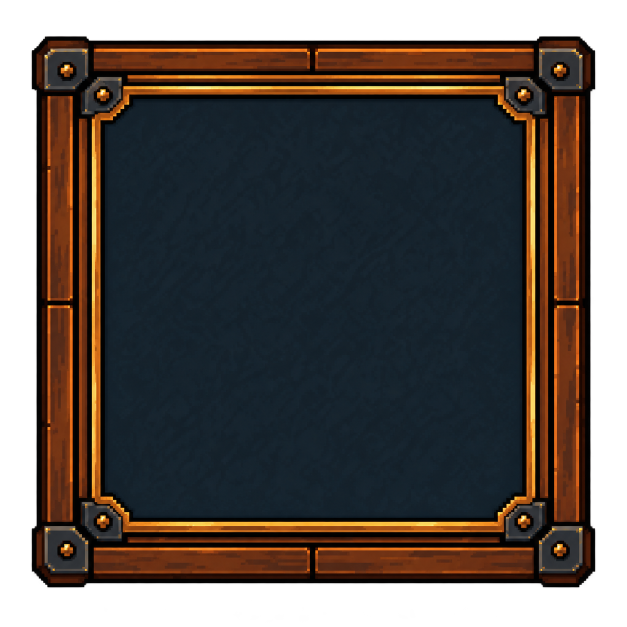
#> input picture godot_prototype/assets/ui/components_v1/portrait_frame.png, 1254 x 1254 px (shown at 1/2 size)
$ python build_battle_ui.py
#> lines starting #> are read from the running program, lines starting #| are printed output that depends on the picture; after the words box and inside, x2 and y2 are one past the last pixel; in counts of white or black regions, pixels touching at a corner belong together
#> in build, raw is the input picture: PIL image 1254x1254 RGBA; mean R, G, B, A 37.6, 29.7, 24.9, 194.3
"""把 assets/ui/components_v1 的七张组件按固定布局切成可直接摆放的面板。

用法:
  python tools/build_battle_ui.py [--out <目录>] [--preview <png>] [--edge tile|stretch]

为什么要这道工序:
- 组件是 AI 生成的，每张画布带大量透明留白（生命槽可见部分只占画布 12% 高度），
  直接把整张画布压进目标框会把框压扁，所以先按 alpha 裁到可见框。
- 组件长宽比与布局表的目标矩形不一致，且角部有铆钉与古铜内沿。
  这里按「九宫格」规则适配：角部与边框带按比例保留，边缘按 edge 模式处理，
  中心（纯平板区）拉伸。绝不把整张图线性缩放到目标框。
- 边框带宽度由内腔（与中心同色的连通区）投影测得，不用肉眼估。

产物:
  <out>/<name>.png      每个面板一张，尺寸等于布局表中的目标矩形，运行期 1:1 摆放
  <out>/manifest.json   面板尺寸、内腔矩形（供界面画十格线与生命填充）、来源信息
  --preview 另存一张整屏合成预览，用于人工确认版面（不参与运行期）
"""

import argparse
import json
import os
import sys

from PIL import Image
import numpy as np

# --- 布局表（逻辑像素，页面区左上角为原点；页面区 = 1280×720 减去 30 像素顶部状态条）---
# 依据：战斗UI组件与组合说明.md 第 2 节，纵向按实际可用高度 690 压缩，
# 保证「左右列对齐、栏位不重叠、生命槽独立、两侧区块等高」四条不变式。
# 双方区块各 300 高：头像 160 + 8 + 名称 32 + 8 + 状态 92 = 300；
# 中列 72 + 8 + 40 + 12 + 168 = 300。
BLOCK_H = 300

LAYOUT = {
    # 敌方（上半）：区块顶 16
    "portrait_enemy": (16, 16, 160, 160),
    "name_enemy": (16, 184, 160, 32),
    "status_enemy": (16, 224, 160, 92),
    "skill_enemy": (192, 16, 820, 72),
    "health_enemy": (192, 96, 820, 40),
    "tray_enemy": (192, 148, 820, 168),
    # 中央计时
    "middle": (16, 328, 996, 36),
    # 玩家（下半）：区块顶 376
    "portrait_player": (16, 376, 160, 160),
    "name_player": (16, 544, 160, 32),
    "status_player": (16, 584, 160, 92),
    "skill_player": (192, 376, 820, 72),
    "health_player": (192, 456, 820, 40),
    "tray_player": (192, 508, 820, 168),
    # 右侧操作栏
    "operations": (1028, 16, 236, 660),
}

# 设计画布：页面区 = 1280×720 逻辑画布减去顶部 30 像素状态条。
# 第 2 节的表按整屏 720 高排到 y=704，这里按实际可用的 690 高压缩纵向节奏，
# 不变式（左右列对齐、栏位不重叠、生命槽独立、两侧区块等高 300）全部保持。
DESIGN = (1280, 690)

# 不属于页面布局的额外面板：暂停弹窗。不参与排版与不重叠检查。
EXTRA = {
    "modal": (0, 0, 460, 236),
}

# 面板 -> 源组件
SOURCE = {
    "portrait_enemy": "portrait_frame.png",
    "portrait_player": "portrait_frame.png",
    "name_enemy": "middle_strip.png",
    "name_player": "middle_strip.png",
    "status_enemy": "status_panel.png",
    "status_player": "status_panel.png",
    "skill_enemy": "skill_strip.png",
    "skill_player": "skill_strip.png",
    "health_enemy": "health_trough.png",
    "health_player": "health_trough.png",
    "tray_enemy": "item_tray.png",
    "tray_player": "item_tray.png",
    "middle": "middle_strip.png",
    "operations": "operations_panel.png",
    "modal": "status_panel.png",
}


def crop_visible(img: Image.Image, alpha_min: int = 16) -> Image.Image:
    """按 alpha 裁到可见框，丢掉画布四周的大片透明留白。"""
#> called with alpha_min = 16
    alpha = np.asarray(img)[:, :, 3]
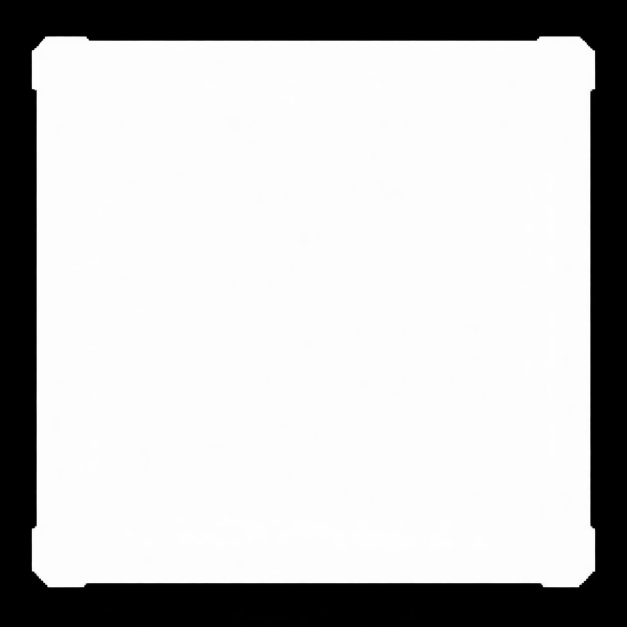
#> alpha: shape (1254, 1254) (shown at 1/2 size); min 0, max 255, mean 194.3
    ys = np.where((alpha > alpha_min).any(axis=1))[0]
#> ys = 1103 values from 72 to 1174
    xs = np.where((alpha > alpha_min).any(axis=0))[0]
#> xs = 1128 values from 63 to 1190
    return img.crop((int(xs.min()), int(ys.min()), int(xs.max()) + 1, int(ys.max()) + 1))


# [10 lines left out: function measure_cavity, not called in this run]


def _cavity_and_mask(img: Image.Image) -> tuple:
    rgb = np.asarray(img.convert("RGB")).astype(np.int32)
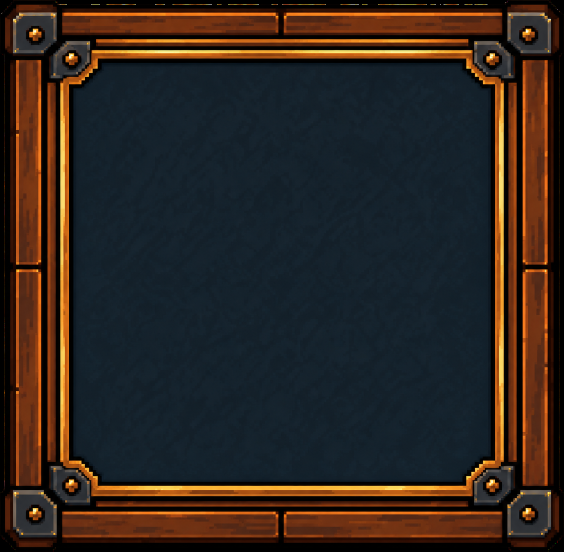
#> rgb: shape (1103, 1128, 3) int32 (shown at 1/2 size); mean R, G, B 47.6, 37.5, 31.5
    h, w, _ = rgb.shape
#> h = 1103; w = 1128
    core = rgb[h // 2 - 8:h // 2 + 8, w // 2 - 8:w // 2 + 8].reshape(-1, 3)
#> core = 256 rows, first 8: [21, 35, 45], [22, 36, 47], [21, 36, 47], [21, 35, 46], [20, 35, 46], [21, 36, 46], [21, 37, 47], [21, 36, 47]
    base = np.median(core, axis=0)
#> base = [20, 32, 42]
    same = np.abs(rgb - base).sum(axis=2) < 30
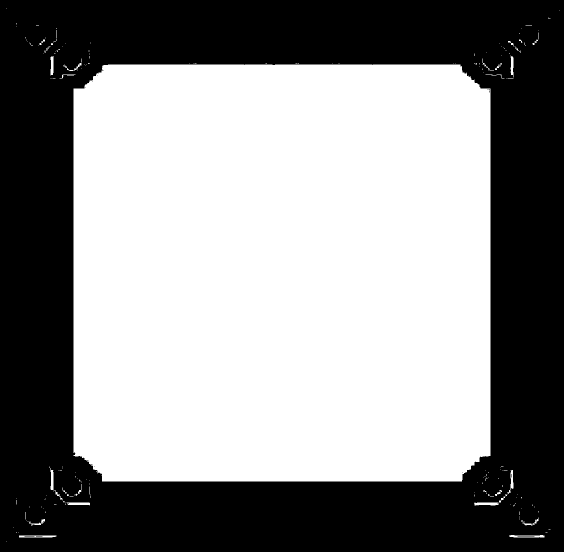
#> same: shape (1103, 1128) bool (shown at 1/2 size); 55.5% white; 22 black regions (19 under 20 px), largest, box (x1, y1, x2, y2) and area: (0, 0, 1128, 1103) 553429, (1035, 1073, 1069, 1074) 34, (49, 1073, 69, 1074) 20

    def longest(frac: np.ndarray) -> tuple:
        thr = max(float(frac.max()) * 0.6, 0.15)
#> thr = 0.454
        idx = np.where(frac > thr)[0]
#> idx = 834 values from 147 to 980
        best = (int(idx[0]), int(idx[0]))
#> best = (147, 147)
        start = prev = int(idx[0])
#> start = 147; prev = 147
        for i in idx[1:]:
            i = int(i)
            if i - prev > 1:
                if prev - start > best[1] - best[0]:
                    best = (start, prev)
                start = i
            prev = i
        if prev - start > best[1] - best[0]:
            best = (start, prev)
#> best = (147, 980)
        return best

    cx = longest(same.mean(axis=0))
#> cx = (147, 980)
    ry = longest(same.mean(axis=1))
#> ry = (129, 962)
#> in build, `cavity, same = _cavity_and_mask(visible)`: cavity = (147, 981, 129, 963)
    return (cx[0], cx[1] + 1, ry[0], ry[1] + 1), same


def _tile_or_stretch(strip: Image.Image, target: tuple, mode: str) -> Image.Image:
    """把一条边框带铺到目标尺寸。mode=tile 平铺（保持铆钉原始间距），stretch 拉伸。"""
    tw, th = target
    if tw <= 0 or th <= 0:
        return Image.new("RGBA", (max(tw, 0), max(th, 0)), (0, 0, 0, 0))
    if mode == "stretch":
        return strip.resize((tw, th), Image.LANCZOS)
    sw, sh = strip.size
    out = Image.new("RGBA", (tw, th), (0, 0, 0, 0))
    if tw >= sw and th >= sh:
        for y in range(0, th, sh):
            for x in range(0, tw, sw):
                out.paste(strip, (x, y))
    else:
        # 目标比一个循环还短：居中裁一块，避免出现半截纹理
        out.paste(strip, ((tw - sw) // 2, (th - sh) // 2))
    return out


def open_bands(same: np.ndarray, span: tuple, axis: str, min_len: int = 3) -> list:
    """在「另一轴的完整范围」内检出可放内容的连续条带。

    横向条带（axis=h）扫全部行、但只在横向内腔范围内统计：这样自带分隔的
    操作栏会被分隔条切成多段，而单腔面板只会得到一条覆盖整个内腔的带。
    只在内腔范围内扫是检不出分隔的——那正是内腔的定义。
    """
    lo, hi = span
    if axis == "h":
        frac = same[:, lo:hi].mean(axis=1)
    else:
        frac = same[lo:hi, :].mean(axis=0)
    if frac.size == 0:
        return []
    thr = max(float(frac.max()) * 0.6, 0.3)
    bands = []
    start = None
    for i, v in enumerate(frac):
        if v > thr and start is None:
            start = i
        elif v <= thr and start is not None:
            bands.append((start, i))
            start = None
    if start is not None:
        bands.append((start, int(frac.size)))
    return [(a, b) for a, b in bands if b - a >= min_len]


def patch_geometry(src_size: tuple, cavity: tuple, target: tuple) -> dict:
    """九宫格几何：倍率、四条边框带、中心区尺寸。

    单独抽出来是因为「源坐标 -> 目标坐标」不是等比映射：中心区被拉伸，
    边框带按倍率缩放。内腔矩形与分隔带都必须走这套映射，
    否则拿等比缩放的近似值去摆文字，会压到分隔条上。
    """
#> called with src_size = (1128, 1103), cavity = (147, 981, 129, 963), target = (160, 160)
    w0, h0 = src_size
    tw, th = target
    cx0, cx1, cy0, cy1 = cavity
#> cx0 = 147; cx1 = 981; cy0 = 129; cy1 = 963

    scale = min(tw / float(w0), th / float(h0))
    w1 = max(1, int(round(w0 * scale)))
    h1 = max(1, int(round(h0 * scale)))
    left = int(round(cx0 * scale))
#> left = 21
    right = int(round((w0 - cx1) * scale))
#> right = 21
    top = int(round(cy0 * scale))
#> top = 18
    bottom = int(round((h0 - cy1) * scale))
#> bottom = 20

    # 夹紧：边框带之和不能超过目标尺寸，否则中心区会被压成负数
    if left + right > tw:
        over = left + right - tw
        left = max(1, left - over // 2)
        right = max(1, tw - left)
    if top + bottom > th:
        over = top + bottom - th
        top = max(1, top - over // 2)
        bottom = max(1, th - top)

    return {
        "src": (w0, h0), "scale": scale, "w1": w1, "h1": h1,
        "left": left, "right": right, "top": top, "bottom": bottom,
        "mid_w": tw - left - right, "mid_h": th - top - bottom,
        "tw": tw, "th": th, "cavity": cavity,
    }


def map_x(g: dict, v: float) -> int:
    """源横坐标 -> 目标横坐标（边框带等比缩、中心区拉伸）。"""
    cx0, cx1 = g["cavity"][0], g["cavity"][1]
    if v <= cx0:
        return int(round(v * g["scale"]))
    if v >= cx1:
        return g["tw"] - int(round((g["src"][0] - v) * g["scale"]))
    span = float(cx1 - cx0)
    if span <= 0.0:
        return int(g["left"])
    return int(round(g["left"] + (v - cx0) / span * g["mid_w"]))


def map_y(g: dict, v: float) -> int:
    """源纵坐标 -> 目标纵坐标。"""
    cy0, cy1 = g["cavity"][2], g["cavity"][3]
    if v <= cy0:
        return int(round(v * g["scale"]))
    if v >= cy1:
        return g["th"] - int(round((g["src"][1] - v) * g["scale"]))
    span = float(cy1 - cy0)
    if span <= 0.0:
        return int(g["top"])
    return int(round(g["top"] + (v - cy0) / span * g["mid_h"]))


def nine_patch(src: Image.Image, cavity: tuple, target: tuple, edge: str = "tile") -> Image.Image:
    """按九宫格把可见组件适配到目标矩形。

    先整体等比「contain」缩放（保证至少一个方向正好贴合，边框带厚度不会被吃掉），
    再按内腔划出四角、四边与中心：角部原样贴、边缘按 edge 模式铺、中心拉伸。
    """
    w0, h0 = src.size
    g = patch_geometry((w0, h0), cavity, target)
#> g = 13 items
    scaled = src.resize((g["w1"], g["h1"]), Image.LANCZOS)
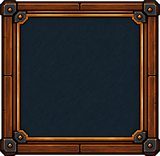
#> scaled: PIL image 160x156 RGBA; mean R, G, B, A 47.6, 37.5, 31.5, 245.4; transparent parts drawn white
    left, right, top, bottom = g["left"], g["right"], g["top"], g["bottom"]
#> left = 21; right = 21; top = 18; bottom = 20
    w1, h1, tw, th = g["w1"], g["h1"], g["tw"], g["th"]
#> w1 = 160; h1 = 156; tw = 160; th = 160

    mid_w = tw - left - right
#> mid_w = 118
    mid_h = th - top - bottom
#> mid_h = 122

    out = Image.new("RGBA", (tw, th), (0, 0, 0, 0))
#> out: PIL image 160x160 RGBA; every value is 0
    # 四角
    out.paste(scaled.crop((0, 0, left, top)), (0, 0))
    out.paste(scaled.crop((w1 - right, 0, w1, top)), (tw - right, 0))
    out.paste(scaled.crop((0, h1 - bottom, left, h1)), (0, th - bottom))
    out.paste(scaled.crop((w1 - right, h1 - bottom, w1, h1)), (tw - right, th - bottom))
    # 上下边
    if mid_w > 0:
        out.paste(_tile_or_stretch(scaled.crop((left, 0, w1 - right, top)), (mid_w, top), edge), (left, 0))
#> in _tile_or_stretch, `out = Image.new("RGBA", (tw, th), (0, 0, 0, 0))`: out: PIL image 118x18 RGBA; every value is 0
#> out: PIL image 160x160 RGBA
        out.paste(_tile_or_stretch(scaled.crop((left, h1 - bottom, w1 - right, h1)), (mid_w, bottom), edge),
                  (left, th - bottom))
#> in _tile_or_stretch (call 2), `out = Image.new("RGBA", (tw, th), (0, 0, 0, 0))`: out: PIL image 118x20 RGBA; every value is 0
#> out: PIL image 160x160 RGBA
    # 左右边
    if mid_h > 0:
        out.paste(_tile_or_stretch(scaled.crop((0, top, left, h1 - bottom)), (left, mid_h), edge), (0, top))
#> in _tile_or_stretch (call 3), `out = Image.new("RGBA", (tw, th), (0, 0, 0, 0))`: out: PIL image 21x122 RGBA; every value is 0
#> out: PIL image 160x160 RGBA
        out.paste(_tile_or_stretch(scaled.crop((w1 - right, top, w1, h1 - bottom)), (right, mid_h), edge),
                  (tw - right, top))
#> call 4 of _tile_or_stretch, with target = (21, 122), mode = 'tile'
#> after the loop in _tile_or_stretch (call 4), `for y in range(0, th, sh):`:
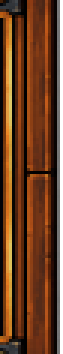
#> strip: PIL image 21x118 RGBA (shown 3 times larger); mean R, G, B, A 87.2, 43.8, 15.9, 235.4; transparent parts drawn white
#> out: PIL image 160x160 RGBA
    # 中心
    if mid_w > 0 and mid_h > 0:
        center = scaled.crop((left, top, w1 - right, h1 - bottom))
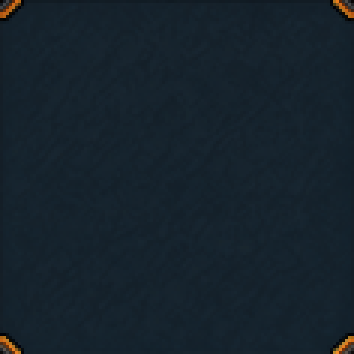
#> center: PIL image 118x118 RGBA (shown 3 times larger); mean R, G, B, A 21.1, 33.5, 42.9, 253; transparent parts drawn white
        mode = "stretch" if edge == "tile" else "stretch"
        out.paste(_tile_or_stretch(center, (mid_w, mid_h), mode), (left, top))
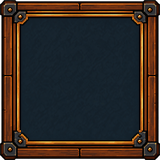
#> out: PIL image 160x160 RGBA; mean R, G, B, A 47.2, 37.4, 31.6, 245.5; transparent parts drawn white
    return out


def build(src_dir: str, out_dir: str, edge: str) -> dict:
    os.makedirs(out_dir, exist_ok=True)
    manifest = {
        "edge_mode": edge,
        "design": list(DESIGN),
        "layout": {k: list(v) for k, v in LAYOUT.items()},
        "extra": {k: list(v) for k, v in EXTRA.items()},
        "panels": {},
    }
    cache = {}
    for name, rect in list(LAYOUT.items()) + list(EXTRA.items()):
        src_path = os.path.join(src_dir, SOURCE[name])
        if src_path not in cache:
            raw = Image.open(src_path).convert("RGBA")
            visible = crop_visible(raw)
            cavity, same = _cavity_and_mask(visible)
            cache[src_path] = (visible, cavity, same)
        visible, cavity, same = cache[src_path]
        x, y, w, h = rect
        panel = nine_patch(visible, cavity, (w, h), edge)
        panel.save(os.path.join(out_dir, name + ".png"))

        vw, vh = visible.size
#> vw = 1128; vh = 1103
        g = patch_geometry((vw, vh), cavity, (w, h))
#> g = 13 items
        sx0, sx1, sy0, sy1 = cavity
#> sx0 = 147; sx1 = 981; sy0 = 129; sy1 = 963
        inner = (map_x(g, sx0), map_y(g, sy0),
                 map_x(g, sx1) - map_x(g, sx0), map_y(g, sy1) - map_y(g, sy0))
#> in map_x, `cx0, cx1 = g["cavity"][0], g["cavity"][1]`: cx0 = 147; cx1 = 981
#> in map_y, `cy0, cy1 = g["cavity"][2], g["cavity"][3]`: cy0 = 129; cy1 = 963
#> inner = (21, 18, 118, 122)
        bands_h = [
            (map_y(g, b0), map_y(g, b1))
            for b0, b1 in open_bands(same, (sx0, sx1), "h")
        ]
#> in open_bands, `frac = same[:, lo:hi].mean(axis=1)`: frac = 1103 values, max 1 at index 177, min 0 at index 0, mean 0.748
#> in open_bands, `thr = max(float(frac.max()) * 0.6, 0.3)`: thr = 0.6
#> the loop in open_bands, `for i, v in enumerate(frac):` made 1103 passes
#> start on pass 130: 129
#> after the loop in open_bands, `for i, v in enumerate(frac):`: bands = [(129, 963)]
#> bands_h = [(18, 140)]
        bands_v = [
            (map_x(g, b0), map_x(g, b1))
            for b0, b1 in open_bands(same, (sy0, sy1), "v")
        ]
#> the loop in open_bands (call 2), `for i, v in enumerate(frac):` made 1128 passes
#> start on pass 148: 147
#> bands_v = [(21, 139)]
        manifest["panels"][name] = {
            "source": SOURCE[name],
            "rect": [x, y, w, h],
            "inner": list(inner),
            "bands_h": [list(b) for b in bands_h],
            "bands_v": [list(b) for b in bands_v],
            "source_visible": [vw, vh],
            "source_cavity": [sx0, sy0, sx1, sy1],
        }
#> pass 2 of the loop in build, `for name, rect in list(LAYOUT.items()) + list(EXTRA.items()):`:
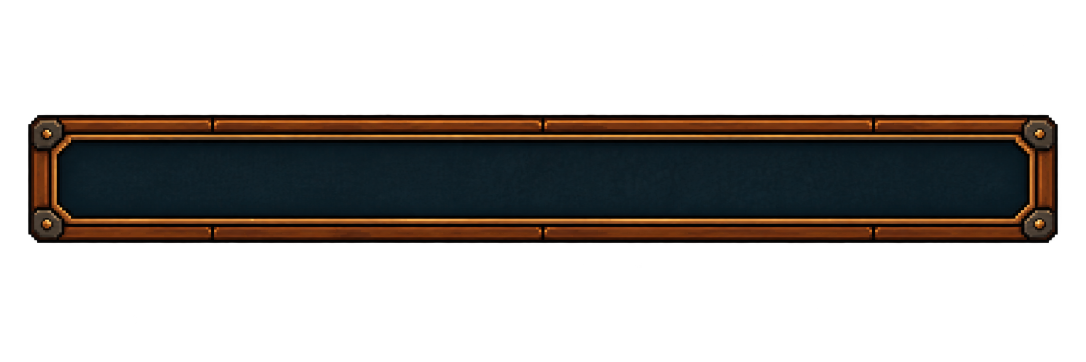
#> input picture godot_prototype/assets/ui/components_v1/middle_strip.png, 2172 x 724 px (shown at 1/2 size)
#> in build, raw is the input picture: PIL image 2172x724 RGBA; mean R, G, B, A 15.3, 11.8, 9.1, 84.6
#> alpha: shape (724, 2172)
#> rgb: shape (258, 2060, 3) int32
#> core = 256 rows, first 8: [14, 29, 36], [14, 29, 36], [15, 30, 37], [15, 29, 36], [15, 30, 37], [13, 29, 35], [13, 29, 36], [12, 28, 35]
#> base = [15, 30, 38]
#> in _cavity_and_mask (call 2), `same = np.abs(rgb - base).sum(axis=2) < 30`:
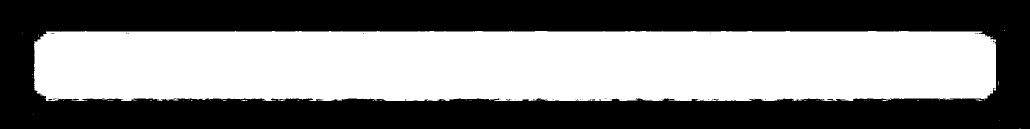
#> same: shape (258, 2060) bool (shown at 1/2 size); 49.2% white; 54 white regions (53 under 20 px), largest, box (x1, y1, x2, y2) and area: (68, 62, 1992, 202) 261285
#> cx = (69, 1991)
#> ry = (63, 197)
#> cavity = (69, 1992, 63, 198)
#> scaled: PIL image 160x20 RGBA
#> in nine_patch (call 2), `left, right, top, bottom = g["left"], g["right"], g["top"], g["bottom"]`: left = 5
#> h1 = 20; th = 32
#> mid_w = 150
#> mid_h = 22
#> in nine_patch (call 2), `out.paste(_tile_or_stretch(center, (mid_w, mid_h), mode), (left, top))`:
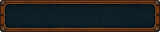
#> out: PIL image 160x32 RGBA; mean R, G, B, A 34.6, 32.7, 29.9, 251.7; transparent parts drawn white
#> sx0 = 69; sx1 = 1992; sy0 = 63; sy1 = 198
#> inner = (5, 5, 150, 22)
#> bands_h = [(5, 27)]
#> bands_v = [(5, 155)]
#> pass 3 of the loop in build, `for name, rect in list(LAYOUT.items()) + list(EXTRA.items()):`:
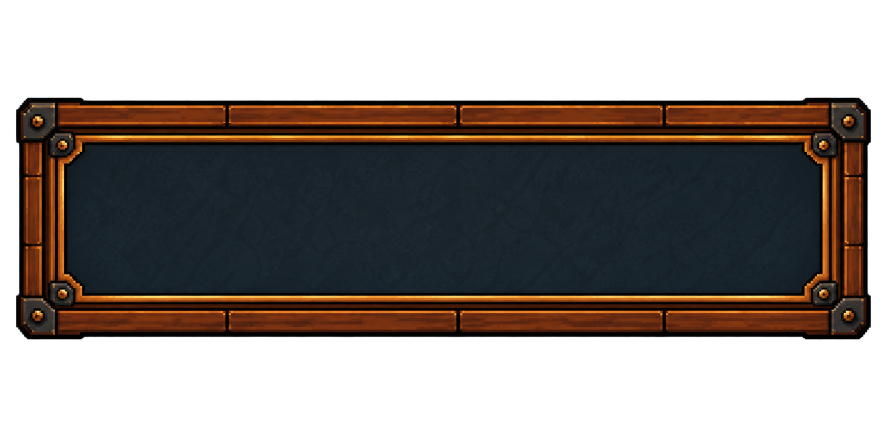
#> input picture godot_prototype/assets/ui/components_v1/status_panel.png, 1774 x 887 px (shown at 1/2 size)
#> in build, raw is the input picture: PIL image 1774x887 RGBA; mean R, G, B, A 27, 19.5, 15.2, 129.5
#> in crop_visible (call 3), `alpha = np.asarray(img)[:, :, 3]`:
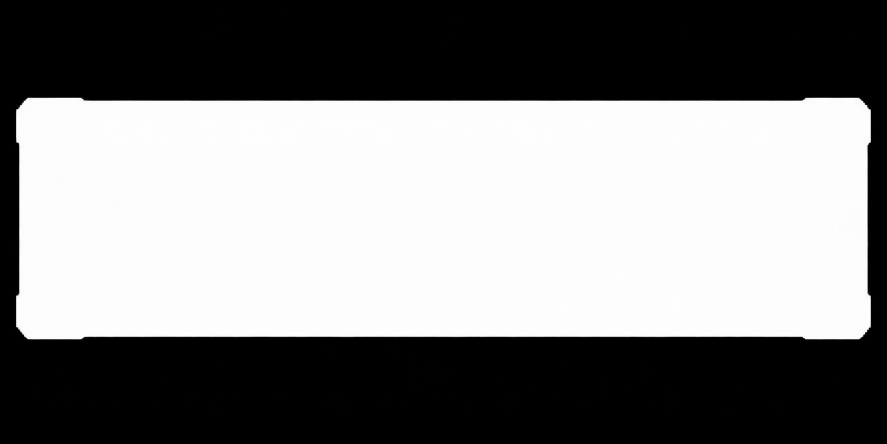
#> alpha: shape (887, 1774) (shown at 1/2 size); min 0, max 255, mean 129.5
#> ys = 485 values from 195 to 679
#> xs = 1710 values from 32 to 1741
#> in _cavity_and_mask (call 3), `rgb = np.asarray(img.convert("RGB")).astype(np.int32)`:
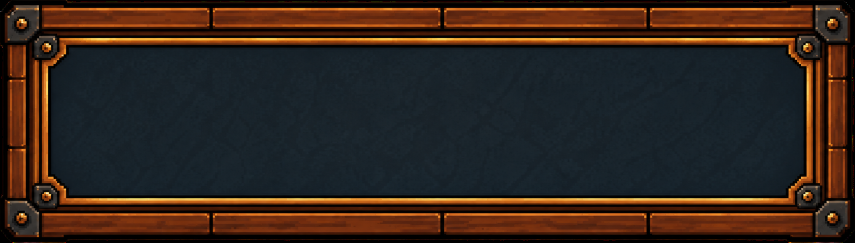
#> rgb: shape (485, 1710, 3) int32 (shown at 1/2 size); mean R, G, B 51.3, 37, 28.8
#> core = 256 rows, first 8: [26, 35, 41], [25, 34, 40], [25, 35, 41], [26, 34, 41], [25, 34, 40], [25, 34, 40], [25, 34, 41], [25, 34, 41]
#> base = [26, 35, 41]
#> the loop made 14 passes; the first 3 are shown
    with open(os.path.join(out_dir, "manifest.json"), "w", encoding="utf-8") as fh:
        json.dump(manifest, fh, ensure_ascii=False, indent=1)
    return manifest


def main() -> int:
    here = os.path.dirname(os.path.dirname(os.path.abspath(__file__)))
    ap = argparse.ArgumentParser()
    ap.add_argument("--src", default=os.path.join(here, "assets", "ui", "components_v1"))
    ap.add_argument("--out", default=os.path.join(here, "assets", "ui", "battle_v1"))
    ap.add_argument("--preview", default="")
    ap.add_argument("--edge", default="tile", choices=["tile", "stretch"])
    args = ap.parse_args()

    manifest = build(args.src, args.out, args.edge)
    print("面板 %d 张 -> %s（边缘模式 %s）" % (len(manifest["panels"]), args.out, args.edge))
    for name, info in manifest["panels"].items():
        print("  %-16s rect=%-22s inner=%-22s bands_h=%s bands_v=%s" % (
            name, info["rect"], info["inner"], info["bands_h"], info["bands_v"]))

    if args.preview:
        os.makedirs(os.path.dirname(os.path.abspath(args.preview)), exist_ok=True)
        sheet = Image.new("RGBA", (DESIGN[0], DESIGN[1] + 30), (23, 23, 26, 255))
        for name in LAYOUT:
            info = manifest["panels"][name]
            panel = Image.open(os.path.join(args.out, name + ".png")).convert("RGBA")
            x, y, _w, _h = info["rect"]
            sheet.alpha_composite(panel, (x, y + 30))
        sheet.convert("RGB").save(args.preview)
        print("预览 ->", args.preview)
    return 0


if __name__ == "__main__":
#> (the run stopped early here; a loop or call above may not have finished)
